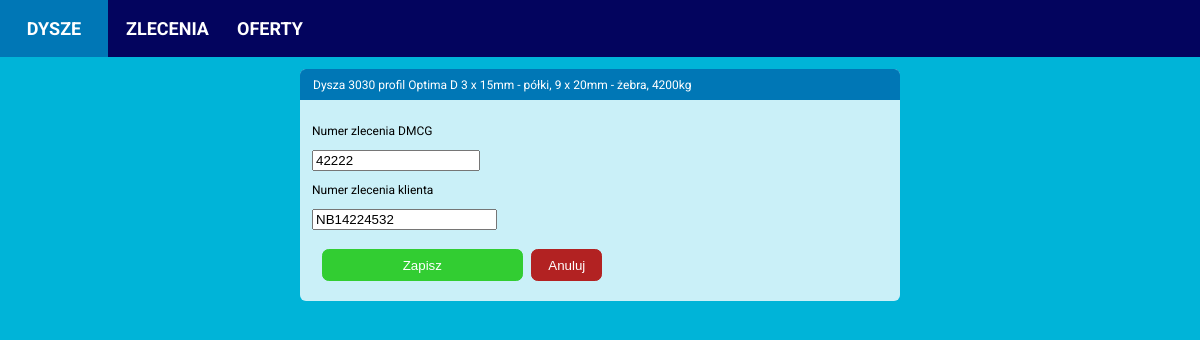
Screenshot of /nozzle/1/order/edit_order/18 with the database file from the repository.
### calculator/models.py (models this page shows, shortened)
class Nozzle(models.Model):
    PROFILES = (('Optima', 'Optima'),
                ('19A', '19A'),
                )
    INNER_RING_TYPES = (('Complete st. st. inside', 'Wnętrze nierdzewne'),
                        ('St. st. ring inside', 'Pierścień kawitacyjny nierdzewny'),
                        ('Complete steel', 'Wnętrze ze stali zwykłej'),
                        ('St. st. ring and outlet', 'Pierścień kawitacyjny i wylot ze stali nierdzewnej'))
    date_created = models.DateTimeField(auto_now_add=True)
    diameter = models.PositiveIntegerField(null=False, blank=False)
    profile = models.CharField(max_length=32, choices=PROFILES, null=False, blank=False)
    drawing_number = models.CharField(max_length=32, blank=True)
    profile_height = models.PositiveIntegerField(null=False, blank=False)
    inner_ring_type = models.CharField(max_length=32, choices=INNER_RING_TYPES, null=False, blank=False)
    inner_ring_thickness_propeller_zone = models.PositiveIntegerField(null=False, blank=False)
    inner_ring_thickness_inlet_zone = models.PositiveIntegerField(null=False, blank=False)
    inner_ring_thickness_outlet_zone = models.PositiveIntegerField(null=False, blank=False)
    ribs_quantity = models.PositiveIntegerField(null=False, blank=False)
    ribs_thickness = models.PositiveIntegerField(null=False, blank=False)
    segments_quantity = models.PositiveIntegerField(null=False, blank=False)
    segments_thickness = models.PositiveIntegerField(null=False, blank=False)
    has_headbox = models.BooleanField(null=False, blank=False)
    has_outlet_ring = models.BooleanField(null=False, blank=False)
    theoretical_weight = models.PositiveIntegerField(blank=True, default=0)
    real_weight = models.PositiveIntegerField(blank=True, default=0)

class Order(models.Model):
    nozzle = models.ForeignKey(Nozzle, on_delete=models.CASCADE)
    date_created = models.DateTimeField(auto_now_add=True)
    order_dmcg_number = models.CharField(max_length=32, blank=False, null=False)
    order_client_number = models.CharField(max_length=32, blank=False, null=False)

### calculator/views.py (the view, shortened to what this page needs)
# urls.py: path('nozzle/<int:nozzle_id>/order/edit_order/<int:order_id>', edit_nozzle_order, name='edit_nozzle_order'),
def edit_nozzle_order(request, nozzle_id, order_id):
    nozzle = Nozzle.objects.get(id=nozzle_id)
    order = Order.objects.get(id=order_id)
    existing_order = order.order_dmcg_number
    if request.method != 'POST':
        form = OrderForm(instance=order)
    context = {'form': form,
               'nozzle': nozzle,
               'order': order,
               }
    template = 'calculator/edit_nozzle_order.html'
    return render(request, template, context)

### calculator/forms.py
class OrderForm(forms.ModelForm):
    class Meta:
        model = Order
        fields = {'order_client_number', 'order_dmcg_number',}
        labels = {'order_dmcg_number': 'Numer zlecenia DMCG',
                  'order_client_number': 'Numer zlecenia klienta'}
        widgets = {
            'order_dmcg_number': forms.TextInput(attrs={
                'class': "form_control",
                'style': 'width: 12em;',
                'placeholder': 'Numer DMCG'
            })
        }

### calculator/templates/calculator/edit_nozzle_order.html (shortened to what this page needs)
{% extends 'calculator/base.html' %}
{% block content %}
<div class="content-main">
  <div class="item-box">
    <div class="item-header-box">
      <p>Dysza {{ nozzle.diameter }}
       profil {{ nozzle.profile }}
      {{ ratio }}D {{ type_name }}
      {{ nozzle.segments_quantity}} x {{ nozzle.segments_thickness}}mm - półki,
      {{ nozzle.ribs_quantity}} x {{ nozzle.ribs_thickness}}mm - żebra,
      {{ nozzle.theoretical_weight }}kg</p>
    </div>
    <div>
      <div class="item-details-form">
          <div>
            <form action="{% url 'calculator:edit_nozzle_order' nozzle_id=nozzle.id order_id=order.id %}" method="post">
              <p>Numer zlecenia DMCG</p>
              <p>{{ form.order_dmcg_number }}</p>
              <p>Numer zlecenia klienta</p>
              <p>{{ form.order_client_number }}</p>
              <div class="button-box">
                <button name="submit" class="confirm-btn">Zapisz</button>
                <a href="{% url 'calculator:nozzle_orders' nozzle.id %}"><button class="cancel-btn" type="button">Anuluj</button></a>
              </div>
            </form>
          </div>
      </div>
    </div>
  </div>
</div>
{% endblock content %}

### static/styles.css (style rules this page uses)
body { font-family: Roboto, Arial; font-size: 12px; margin: 0 auto; padding: 0; background-color: #00b4d8; }
.content-main { display: flex; flex-direction: row; background-color: #00b4d8; justify-content: space-between; align-items: flex-start; margin: 0 auto; padding: 0 auto; }
.item-box { min-width: 350px; width: 600px; display: flex; flex-direction: column; background-color: #CAF0F8; border-radius: 0.5em; margin: 1em auto; padding: 0px; }
.item-header-box { display: flex; margin: 0; padding-left: 1em; background-color: #0077b6; height: 2.5em; color: white; border-top-left-radius: 0.5em; border-top-right-radius: 0.5em; border-left: 1px solid #0077b6; border-right: 1px solid #0077b6; border-top: 1px solid #0077b6; align-items: center; }
.item-details-form { display: flex; flex-direction: column; margin: 1em; width: 300px; }
.button-box { display: flex; justify-content: flex-start; align-items: center; margin: 0.125em 0.25em; }
.add-btn, .confirm-btn, .cancel-btn { background-color: limegreen; color: white; border: 1px solid limegreen; border-radius: 0.5em; height: 2rem; padding: 0.5rem 1rem; margin: 0.5em 0.5em; cursor: pointer; }
.confirm-btn { width: 90%; }
.cancel-btn { background-color: firebrick; border: 1px solid firebrick; margin-left: 0.125em; }

### rows the page displays
Nozzle: diameter "3030", profile "Optima", segments_quantity "3", segments_thickness "15", ribs_quantity "9", ribs_thickness "20", theoretical_weight "4200"
Order: order_dmcg_number "42222", order_client_number "NB14224532"
